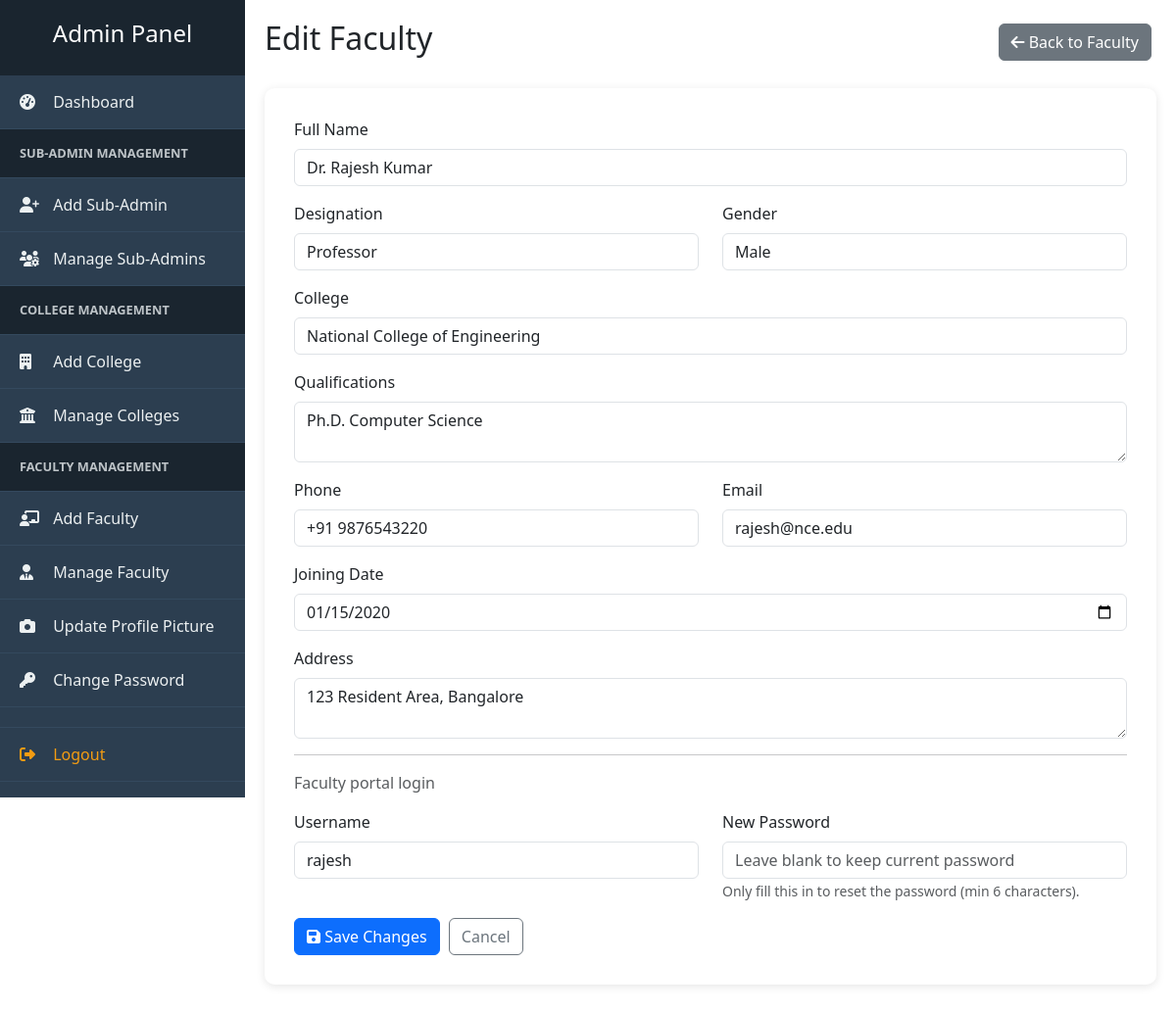
The app's page /admin/edit-faculty.php?id=1 (signed in) with its own data.
### tables this page shows
CREATE TABLE IF NOT EXISTS faculty (
    id INT AUTO_INCREMENT PRIMARY KEY,
    name VARCHAR(100) NOT NULL,
    username VARCHAR(50) UNIQUE,
    password VARCHAR(255),
    college_id INT,
    gender ENUM('Male', 'Female', 'Other') NOT NULL,
    designation VARCHAR(100) NOT NULL,
    qualifications TEXT,
    phone VARCHAR(20),
    email VARCHAR(100),
    joining_date DATE,
    address TEXT,
    profile_image VARCHAR(255),
    created_at TIMESTAMP DEFAULT CURRENT_TIMESTAMP,
    INDEX idx_faculty_college (college_id),
    INDEX idx_faculty_name (name),
    FOREIGN KEY (college_id) REFERENCES colleges(id) ON DELETE SET NULL
);

CREATE TABLE IF NOT EXISTS colleges (
    id INT AUTO_INCREMENT PRIMARY KEY,
    college_name VARCHAR(200) NOT NULL,
    college_code VARCHAR(20) NOT NULL UNIQUE,
    address TEXT,
    phone VARCHAR(20),
    email VARCHAR(100),
    created_at TIMESTAMP DEFAULT CURRENT_TIMESTAMP
);

### admin/edit-faculty.php (the view, shortened to what this page needs)
<?php
$id = isset($_GET['id']) ? (int) $_GET['id'] : 0;
$result = mysqli_query($con, "SELECT * FROM faculty WHERE id = $id");
$faculty = mysqli_fetch_assoc($result);
$colleges = mysqli_query($con, "SELECT id, college_name FROM colleges ORDER BY college_name");
?>
<!DOCTYPE html>
<html lang="en">
<head>
    <link rel="stylesheet" href="<?php echo ASSETS_URL; ?>css/style.css">
    <link rel="stylesheet" href="https://cdnjs.cloudflare.com/ajax/libs/font-awesome/6.4.0/css/all.min.css">
    <link href="https://cdn.jsdelivr.net/npm/bootstrap@5.3.0/dist/css/bootstrap.min.css" rel="stylesheet">
</head>
<body>
    <div class="admin-wrapper">
        <?php include '../includes/sidebar.php'; ?>
        <div class="admin-content">
            <div class="d-flex justify-content-between align-items-center mb-4">
                <h2>Edit Faculty</h2>
                <a href="manage-faculty.php" class="btn btn-secondary">
                    <i class="fas fa-arrow-left"></i> Back to Faculty
                </a>
            </div>
            <div class="form-container">
                <form method="POST" action="">
                    <div class="mb-3">
                        <label class="form-label">Full Name</label>
                        <input type="text" name="name" class="form-control"
                               value="<?php echo htmlspecialchars($faculty['name']); ?>" required>
                    </div>
                    <div class="row">
                        <div class="col-md-6 mb-3">
                            <label class="form-label">Designation</label>
                            <input type="text" name="designation" class="form-control"
                                   value="<?php echo htmlspecialchars($faculty['designation']); ?>" required>
                        </div>
                        <div class="col-md-6 mb-3">
                            <label class="form-label">Gender</label>
                            <select name="gender" class="form-control" required>
                                <?php foreach (['Male', 'Female', 'Other'] as $g): ?>
                                    <option value="<?php echo $g; ?>" <?php echo $faculty['gender'] === $g ? 'selected' : ''; ?>>
                                        <?php echo $g; ?>
                                    </option>
                                <?php endforeach; ?>
                            </select>
                        </div>
                    </div>
                    <div class="mb-3">
                        <label class="form-label">College</label>
                        <select name="college_id" class="form-control">
                            <?php while($college = mysqli_fetch_assoc($colleges)): ?>
                                <option value="<?php echo $college['id']; ?>"
                                    <?php echo $faculty['college_id'] == $college['id'] ? 'selected' : ''; ?>>
                                    <?php echo htmlspecialchars($college['college_name']); ?>
                                </option>
                            <?php endwhile; ?>
                        </select>
                    </div>
                    <div class="mb-3">
                        <label class="form-label">Qualifications</label>
                        <textarea name="qualifications" class="form-control" rows="2"><?php echo htmlspecialchars($faculty['qualifications'] ?? ''); ?></textarea>
                    </div>
                    <div class="row">
                        <div class="col-md-6 mb-3">
                            <label class="form-label">Phone</label>
                            <input type="text" name="phone" class="form-control"
                                   value="<?php echo htmlspecialchars($faculty['phone'] ?? ''); ?>">
                        </div>
                        <div class="col-md-6 mb-3">
                            <label class="form-label">Email</label>
                            <input type="email" name="email" class="form-control"
                                   value="<?php echo htmlspecialchars($faculty['email'] ?? ''); ?>">
                        </div>
                    </div>
                    <div class="mb-3">
                        <label class="form-label">Joining Date</label>
                        <input type="date" name="joining_date" class="form-control"
                               value="<?php echo htmlspecialchars($faculty['joining_date'] ?? ''); ?>">
                    </div>
                    <div class="mb-3">
                        <label class="form-label">Address</label>
                        <textarea name="address" class="form-control" rows="2"><?php echo htmlspecialchars($faculty['address'] ?? ''); ?></textarea>
                    </div>
                    <hr>
                    <p class="text-muted mb-3">Faculty portal login</p>
                    <div class="row">
                        <div class="col-md-6 mb-3">
                            <label class="form-label">Username</label>
                            <input type="text" name="username" class="form-control"
                                   value="<?php echo htmlspecialchars($faculty['username'] ?? ''); ?>">
                        </div>
                        <div class="col-md-6 mb-3">
                            <label class="form-label">New Password</label>
                            <input type="text" name="new_password" class="form-control" placeholder="Leave blank to keep current password">
                            <small class="text-muted">Only fill this in to reset the password (min 6 characters).</small>
                        </div>
                    </div>
                    <button type="submit" class="btn btn-primary">
                        <i class="fas fa-save"></i> Save Changes
                    </button>
                    <a href="manage-faculty.php" class="btn btn-outline-secondary">Cancel</a>
                </form>
            </div>
        </div>
    </div>
</body>
</html>

### assets/css/style.css (style rules this page uses)
* { margin: 0; padding: 0; box-sizing: border-box; }
body { font-family: 'Segoe UI', Tahoma, Geneva, Verdana, sans-serif; background-color: #f8f9fa; color: #333; }
.admin-wrapper { display: flex; min-height: 100vh; }
.admin-content { margin-left: 250px; padding: 20px; flex: 1; }
.form-container { background: white; padding: 30px; border-radius: 10px; box-shadow: 0 2px 10px rgba(0,0,0,0.1); margin-bottom: 20px; }
.btn { margin-right: 5px; }

### records on screen
faculty: name "Dr. Rajesh Kumar", designation "Professor", gender "Male", college_id "National College of Engineering", qualifications "Ph.D. Computer Science", phone "+91 9876543220", email "rajesh@nce.edu", joining_date "01/15/2020", address "123 Resident Area, Bangalore", username "rajesh"
